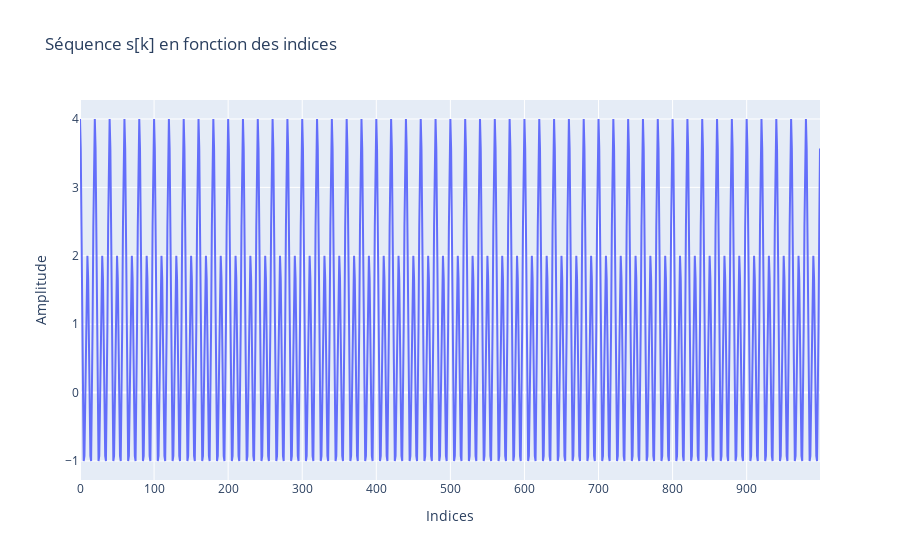
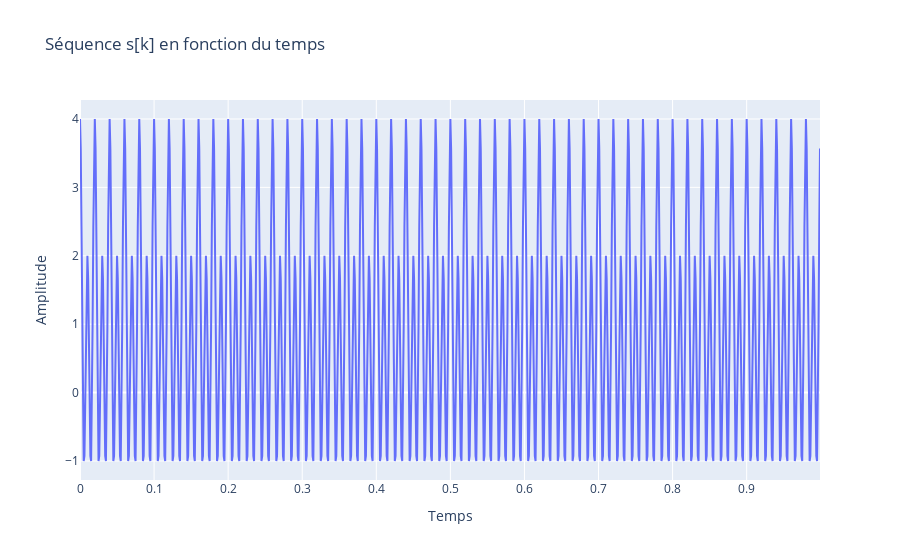

The notebook cell saved with these charts, in order:
### Markdown cell above
### Question 4

### Code cell
px.line(x = k1, y = sk, labels={"x":"Indices", "y":"Amplitude"}, title="Séquence s[k] en fonction des indices").show()
px.line(x = t1, y = sk, labels={"x":"Temps", "y":"Amplitude"}, title="Séquence s[k] en fonction du temps").show()

### Figure 1 — Plotly figure (JSON) as saved in the notebook; plotly's stock layout.template omitted (floating-point values rounded to 4 significant figures; data arrays with more than 128 entries replaced by an {"elided": "..."} marker saying what was removed)
{"data": [{"hovertemplate": "Indices=%{x}<br>Amplitude=%{y}<extra></extra>", "legendgroup": "", "line": {"color": "#636efa", "dash": "solid"}, "marker": {"symbol": "circle"}, "mode": "lines", "name": "", "orientation": "v", "showlegend": false, "type": "scatter", "x": {"elided": "1000 int values"}, "xaxis": "x", "y": {"elided": "1000 float values"}, "yaxis": "y"}], "layout": {"legend": {"tracegroupgap": 0}, "title": {"text": "Séquence s[k] en fonction des indices"}, "xaxis": {"anchor": "y", "domain": [0, 1], "title": {"text": "Indices"}}, "yaxis": {"anchor": "x", "domain": [0, 1], "title": {"text": "Amplitude"}}}}

### Figure 2 — Plotly figure (JSON) as saved in the notebook; plotly's stock layout.template omitted (floating-point values rounded to 4 significant figures; data arrays with more than 128 entries replaced by an {"elided": "..."} marker saying what was removed)
{"data": [{"hovertemplate": "Temps=%{x}<br>Amplitude=%{y}<extra></extra>", "legendgroup": "", "line": {"color": "#636efa", "dash": "solid"}, "marker": {"symbol": "circle"}, "mode": "lines", "name": "", "orientation": "v", "showlegend": false, "type": "scatter", "x": {"elided": "1000 float values"}, "xaxis": "x", "y": {"elided": "1000 float values"}, "yaxis": "y"}], "layout": {"legend": {"tracegroupgap": 0}, "title": {"text": "Séquence s[k] en fonction du temps"}, "xaxis": {"anchor": "y", "domain": [0, 1], "title": {"text": "Temps"}}, "yaxis": {"anchor": "x", "domain": [0, 1], "title": {"text": "Amplitude"}}}}
